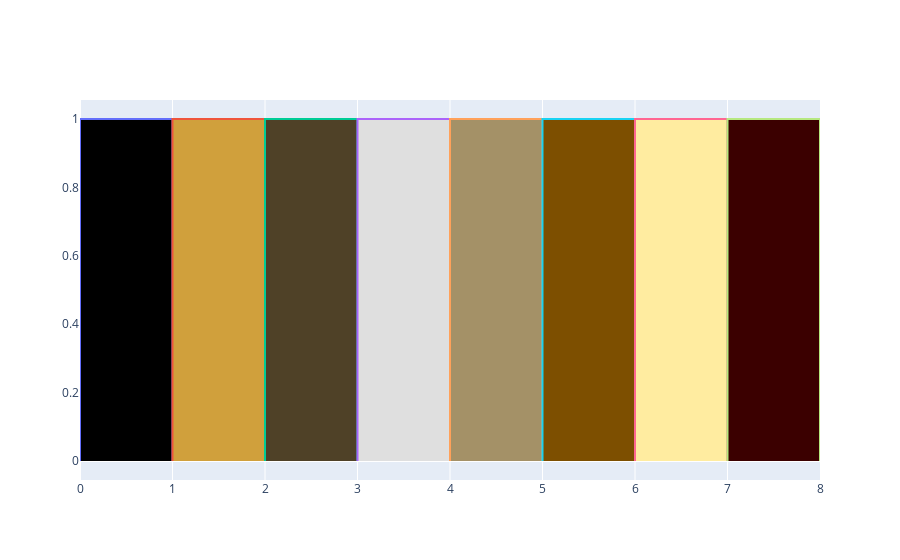

Write notebook code for a chart like this one.
### Code cell
x = np.array([0,0,1,1])
y = np.array([0,1,1,0])

fig = go.Figure()

for i, color in enumerate(rgb_colors):
    sc = go.Scatter(
            x=x, y=y, showlegend=False,
            fill='toself', mode='lines',
            fillcolor='rgb'+str(color)
         )
    fig.add_trace(sc)
    x += 1    

fig

### Figure 1 — Plotly figure (JSON) as saved in the notebook; plotly's stock layout.template omitted (floating-point values rounded to 4 significant figures)
{"data": [{"fill": "toself", "fillcolor": "rgb(0, 0, 0)", "mode": "lines", "showlegend": false, "type": "scatter", "x": [0, 0, 1, 1], "y": [0, 1, 1, 0]}, {"fill": "toself", "fillcolor": "rgb(208, 160, 60)", "mode": "lines", "showlegend": false, "type": "scatter", "x": [1, 1, 2, 2], "y": [0, 1, 1, 0]}, {"fill": "toself", "fillcolor": "rgb(79, 65, 39)", "mode": "lines", "showlegend": false, "type": "scatter", "x": [2, 2, 3, 3], "y": [0, 1, 1, 0]}, {"fill": "toself", "fillcolor": "rgb(223, 223, 223)", "mode": "lines", "showlegend": false, "type": "scatter", "x": [3, 3, 4, 4], "y": [0, 1, 1, 0]}, {"fill": "toself", "fillcolor": "rgb(164, 145, 103)", "mode": "lines", "showlegend": false, "type": "scatter", "x": [4, 4, 5, 5], "y": [0, 1, 1, 0]}, {"fill": "toself", "fillcolor": "rgb(125, 79, 0)", "mode": "lines", "showlegend": false, "type": "scatter", "x": [5, 5, 6, 6], "y": [0, 1, 1, 0]}, {"fill": "toself", "fillcolor": "rgb(255, 236, 160)", "mode": "lines", "showlegend": false, "type": "scatter", "x": [6, 6, 7, 7], "y": [0, 1, 1, 0]}, {"fill": "toself", "fillcolor": "rgb(59, 0, 0)", "mode": "lines", "showlegend": false, "type": "scatter", "x": [7, 7, 8, 8], "y": [0, 1, 1, 0]}], "layout": {}}
